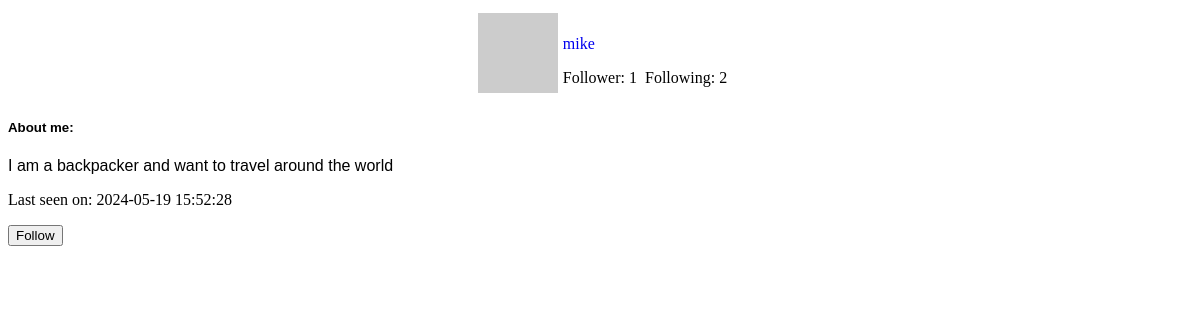
/user/mike/popup (signed in), run on the app's committed database.
### app/models.py (models this page shows, shortened)
class User(UserMixin, db.Model):
  id: so.Mapped[int] = so.mapped_column(primary_key=True)
  username: so.Mapped[str] = so.mapped_column(sa.String(64), index=True,unique=True)
  email: so.Mapped[str] = so.mapped_column(sa.String(120), index=True, unique=True)
  password_hash: so.Mapped[Optional[str]] = so.mapped_column(sa.String(256))
  avatar_path: so.Mapped[str] = so.mapped_column(sa.String(256), nullable = True)
  notifications: so.WriteOnlyMapped['Notification'] = so.relationship(
        back_populates='user', passive_deletes=True)
  posts: so.WriteOnlyMapped['Post'] = so.relationship("Post",
    back_populates='author', lazy='dynamic', passive_deletes=True,cascade='all, delete-orphan')
  replies: so.Mapped[list['Reply']] = so.relationship("Reply", back_populates="user",lazy='dynamic', cascade='all, delete-orphan', passive_deletes=True)
  about_me: so.Mapped[Optional[str]] = so.mapped_column(sa.String(140))
  last_seen: so.Mapped[Optional[datetime]] = so.mapped_column(
    default=lambda: datetime.now())
  last_message_read_time: so.Mapped[Optional[datetime]]
  following: so.WriteOnlyMapped['User'] = so.relationship(
    secondary=followers, primaryjoin=(followers.c.follower_id == id),
    secondaryjoin=(followers.c.followed_id == id),
    back_populates='followers', passive_deletes=True, cascade='all')
  followers: so.WriteOnlyMapped['User'] = so.relationship(
    secondary=followers, primaryjoin=(followers.c.followed_id == id),
    secondaryjoin=(followers.c.follower_id == id),
    back_populates='following', passive_deletes=True, cascade='all')
  messages_sent: so.WriteOnlyMapped['Message'] = so.relationship( foreign_keys='Message.sender_id', back_populates='author', passive_deletes=True)
  messages_received: so.WriteOnlyMapped['Message'] = so.relationship( foreign_keys='Message.recipient_id', back_populates='recipient', passive_deletes=True)
  def avatar(self, size):
    if self.avatar_path:
        return url_for('main.uploaded_avatars', filename=self.avatar_path)
    else:
        digest = md5(self.email.lower().encode('utf-8')).hexdigest()
        return f'https://www.gravatar.com/avatar/{digest}?d=identicon&s={size}'
  def is_following(self, user):
    query = self.following.select().where(User.id == user.id)
    return db.session.scalar(query) is not None
  def followers_count(self):
    query = sa.select(sa.func.count()).select_from(
      self.followers.select().subquery())
    return db.session.scalar(query)
  def following_count(self):
    query = sa.select(sa.func.count()).select_from(
      self.following.select().subquery())
    return db.session.scalar(query)

### app/routes.py (the view)
@main.route('/user/<username>/popup')
@login_required
def user_popup(username):
    user = db.first_or_404(sa.select(User).where(User.username == username))
    form = EmptyForm()
    return render_template('user_popup.html', user=user, form=form)

### app/forms.py
class EmptyForm(FlaskForm):
    submit = SubmitField('Submit')

class SearchForm(FlaskForm):
    query = StringField('Search', validators=[DataRequired()])
    type = SelectField('Type', choices=[('user', 'User'), ('post', 'Post')])
    submit = SubmitField('Search')

### app/__init__.py (called while the page is built)
def create_app(config_class=DeploymentConfig):
    app = Flask(__name__)
    app.config.from_object(config_class)
    login.init_app(app)
    mail.init_app(app)
    from app.blueprints import main
    app.register_blueprint(main)
    db.init_app(app)
    migrate.init_app(app, db)
    from .forms import SearchForm
    @app.context_processor
    def inject_search_form():
        return dict(search_form=SearchForm())
    configure_logging(app)
    return app

### app/models.py (called while the page is built)
@login.user_loader
def load_user(id):
  return db.session.get(User, int(id))

### app/routes.py (called while the page is built)
@main.before_request
def before_request():
	if current_user.is_authenticated:
		current_user.last_seen = datetime.now()
		db.session.commit()

### app/templates/user_popup.html (shortened to what this page needs)
<link rel="stylesheet" href="{{ url_for('static', filename='userPopup.css') }}">
<div class="user-popup">
  <div class="popup-top">
    <img src="{{ user.avatar(64) }}" style="margin: 5px; float: left; width: 80px;
    height: 80px; " alt="useravatar">
    <div class="popup-top-right">
      <p><a href="{{ url_for('main.user', username=user.username) }}" style="text-decoration:none;">{{ user.username }}</a></p>
      <span>Follower: {{user.followers_count()}} &nbsp;Following: {{user.following_count()}}</span>
    </div>
  </div>
  <div class="popup-bottom">
    <div class="about-me">
      <h5>About me: </h5>{% if user.about_me %}<p>{{ user.about_me }}</p>{% endif %}
    </div>
    {% if user.last_seen %}<span>Last seen on: {{ user.last_seen.strftime('%Y-%m-%d %H:%M:%S') }}</span>{% endif %}
    {% if user != current_user %}
    {% if not current_user.is_following(user) %}
    <p>
    <form action="{{ url_for('main.follow', username=user.username) }}" method="post">
      {{ form.submit(value=('Follow'), class_='btn btn-outline-primary btn-sm') }}
    </form>
    {% else %}
    <p>
    <form action="{{ url_for('main.unfollow', username=user.username) }}" method="post">
      {{ form.hidden_tag() }}
      {{ form.submit(value=('Unfollow'), class_='btn btn-outline-primary btn-sm') }}
    </form>
    {% endif %}
    {% endif %}
  </div>
</div>

### app/static/userPopup.css (style rules this page uses)
.user-popup { display: flex; flex-direction: column; }
.popup-top-right { display: flex; flex-direction: column; }
.about-me { font-family: 'Poppins', sans-serif; }
.popup-top { display: flex; align-items: center; justify-content: center; }

### data on the page
User: username "mike", about_me "I am a backpacker and want to travel around the world", last_seen "2024-05-19 15:52:28"

### other printed values
{{ user.followers_count() }} "1"
{{ user.following_count() }} "2"
